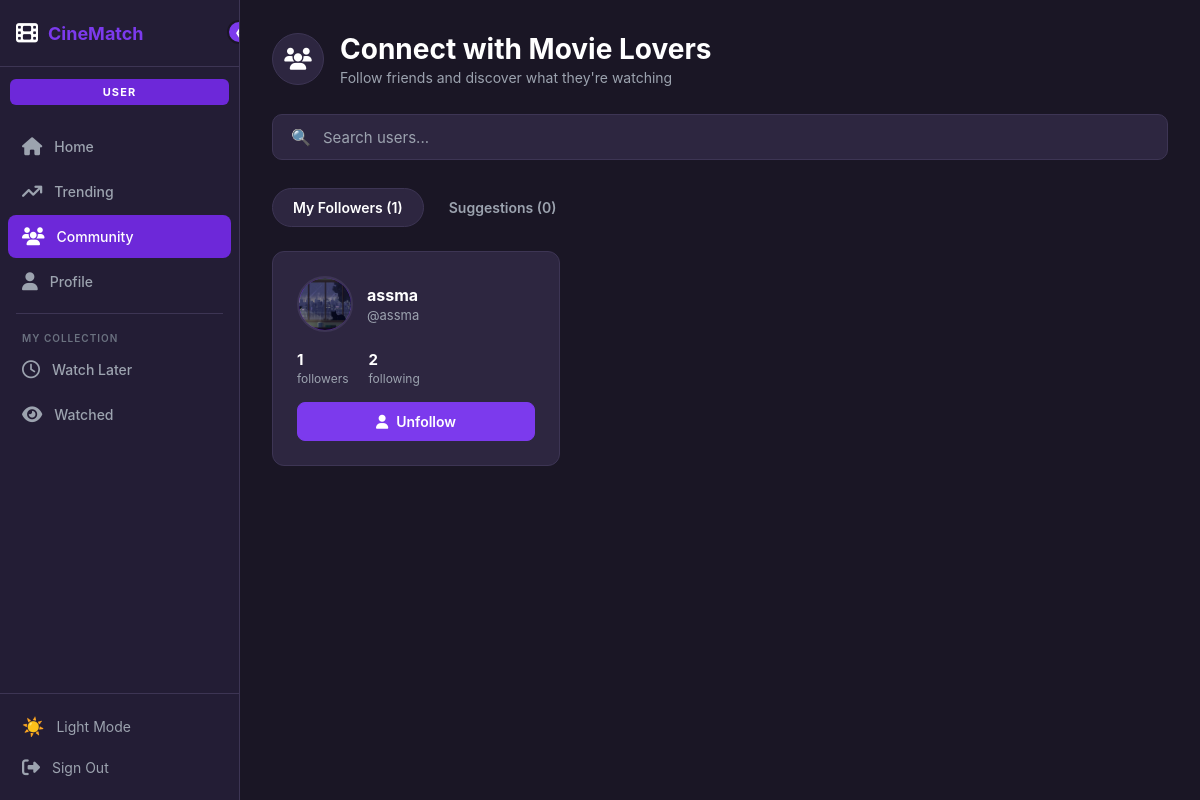
The page /users/community/ (signed in) on the database its author committed.
### users/models.py (models this page shows, shortened)
class User(AbstractUser):
    avatar = models.ImageField(upload_to='avatars/', blank=True, null=True)
    bio = models.TextField(blank=True)
    genre_test_done = models.BooleanField(default=False)
    favorite_genres = models.JSONField(default=list, blank=True)
    following = models.ManyToManyField(
        'self',
        symmetrical=False,
        related_name='followers',
        blank=True
    )
    def get_followers_count(self):
        return self.followers.count()
    def get_following_count(self):
        return self.following.count()

### users/views.py (the view)
# urls.py: path('community/', views.community_view, name='community'),
@login_required
def community_view(request):
    query = request.GET.get('q', '').strip()
    tab = request.GET.get('tab', 'followers')
    following_ids = set(request.user.following.values_list('id', flat=True))
    if query:
        users = User.objects.exclude(id=request.user.id).filter(
            Q(username__icontains=query)
        )
    elif tab == 'followers':
        users = request.user.followers.all()
    else:
        users = User.objects.exclude(id=request.user.id).exclude(id__in=following_ids)
    context = {
        'users': users,
        'following_ids': following_ids,
        'tab': tab,
        'query': query,
        'followers_count': request.user.followers.count(),
        'suggestions_count': User.objects.exclude(id=request.user.id).exclude(id__in=following_ids).count(),
    }
    return render(request, 'users/community.html', context)

### templates/users/community.html (shortened to what this page needs)
{% extends 'base.html' %}
{% block content %}
<div class="community-wrap">
  <div class="page-header">
    <div class="page-header-icon"><i class="fa-solid fa-users"></i></div>
    <div>
      <h1>Connect with Movie Lovers</h1>
      <p>Follow friends and discover what they're watching</p>
    </div>
  </div>
  <form method="GET">
    <div class="search-bar">
      🔍
      <input type="text" name="q" value="{{ query }}" placeholder="Search users..." autocomplete="off">
    </div>
  </form>
  <div class="tabs-bar">
    <a href="?tab=followers" class="tab-btn {% if tab == 'followers' %}active{% endif %}">
      My Followers ({{ followers_count }})
    </a>
    <a href="?tab=suggestions" class="tab-btn {% if tab == 'suggestions' %}active{% endif %}">
      Suggestions ({{ suggestions_count }})
    </a>
  </div>
  {% if users %}
    <div class="users-grid">
      {% for u in users %}
        <div class="user-card">
          <div class="user-card-top">
            <div class="user-av">
              {% if u.avatar %}
                <img src="{{ u.avatar.url }}" alt="{{ u.username }}">
              {% else %}
                {{ u.username|first|upper }}
              {% endif %}
            </div>
            <div>
              <a href="{% url 'profile_by_username' u.username %}" class="user-name">{{ u.username }}</a>
              <div class="user-handle">@{{ u.username }}</div>
            </div>
          </div>
          <div class="user-stats">
            <div class="user-stat">
              <div class="num">{{ u.get_followers_count }}</div>
              <div class="lbl">followers</div>
            </div>
            <div class="user-stat">
              <div class="num">{{ u.get_following_count }}</div>
              <div class="lbl">following</div>
            </div>
          </div>
          <a href="{% url 'follow' u.id %}?next=/users/community/?tab={{ tab }}"
             class="follow-btn {% if u.id in following_ids %}following{% endif %}">
            {% if u.id in following_ids %}<i class="fa-solid fa-user"></i> Unfollow{% else %}<i class="fa-solid fa-user"></i> Follow{% endif %}
          </a>
        </div>
      {% endfor %}
    </div>
  {% endif %}
</div>
{% endblock %}

### templates/base.html (style rules this page uses)
[data-theme="dark"] { --bg: #1a1625; --bg2: #231d35; --bg3: #2d2640; --text: #ffffff; --text2: #9ca3af; --text3: #6b7280; --border: #3d3554; --card: #231d35; --input-bg: #2d2640; --red: #7c3aed; --red2: #6d28d9; --gold: #f59e0b; }
* { box-sizing: border-box; margin: 0; padding: 0; }
body { font-family: 'Inter', sans-serif; background: var(--bg); color: var(--text); display: flex; min-height: 100vh; transition: background .3s, color .3s; }

### templates/users/community.html (style rules this page uses)
.community-wrap { padding: 32px; }
.page-header { display: flex; align-items: center; gap: 16px; margin-bottom: 28px; }
.page-header-icon { width: 52px; height: 52px; border-radius: 50%; background: var(--bg3); border: 1px solid var(--border); display: flex; align-items: center; justify-content: center; font-size: 22px; }
.page-header h1 { font-size: 28px; font-weight: 700; color: var(--text); }
.page-header p { font-size: 14px; color: var(--text2); margin-top: 3px; }
.search-bar { display: flex; align-items: center; gap: 12px; background: var(--bg3); border: 1px solid var(--border); border-radius: 10px; padding: 12px 18px; margin-bottom: 28px; transition: border-color .15s; }
.search-bar input { flex: 1; background: none; border: none; outline: none; color: var(--text); font-size: 15px; font-family: inherit; }
.search-bar input::placeholder { color: var(--text2); }
.tabs-bar { display: flex; gap: 4px; margin-bottom: 24px; }
.tab-btn { padding: 10px 20px; border-radius: 20px; font-size: 14px; font-weight: 600; color: var(--text2); background: none; border: 1px solid transparent; cursor: pointer; text-decoration: none; transition: all .15s; font-family: inherit; }
.tab-btn.active { background: var(--bg3); border-color: var(--border); color: var(--text); }
.users-grid { display: grid; grid-template-columns: repeat(auto-fill, minmax(280px, 1fr)); gap: 16px; }
.user-card { background: var(--bg3); border: 1px solid var(--border); border-radius: 12px; padding: 24px; transition: border-color .15s; }
.user-card-top { display: flex; align-items: center; gap: 14px; margin-bottom: 18px; }
.user-av { width: 56px; height: 56px; border-radius: 50%; background: var(--red2); display: flex; align-items: center; justify-content: center; font-size: 22px; font-weight: 700; color: white; overflow: hidden; flex-shrink: 0; border: 2px solid var(--border); }
.user-av img { width: 100%; height: 100%; object-fit: cover; }
.user-name { font-size: 16px; font-weight: 700; color: var(--text); text-decoration: none; display: block; }
.user-handle { font-size: 13px; color: var(--text2); margin-top: 2px; }
.user-stats { display: flex; gap: 20px; margin-bottom: 16px; }
.user-stat .num { font-size: 15px; font-weight: 700; color: var(--text); }
.user-stat .lbl { font-size: 12px; color: var(--text2); margin-top: 2px; }
.follow-btn { width: 100%; padding: 10px; border-radius: 8px; border: 1px solid var(--red); color: var(--red); background: transparent; font-size: 14px; font-weight: 600; cursor: pointer; font-family: inherit; transition: all .15s; text-decoration: none; display: flex; align-items: center; justify-content: center; gap: 8px; }
.follow-btn:hover, .follow-btn.following { background: var(--red); color: white; }

### rows shown on the page
User: avatar (picture), username "assma", get_followers_count "1", get_following_count "2", shows "Unfollow"

### other values the page prints
{{ followers_count }} "1"
{{ suggestions_count }} "0"
